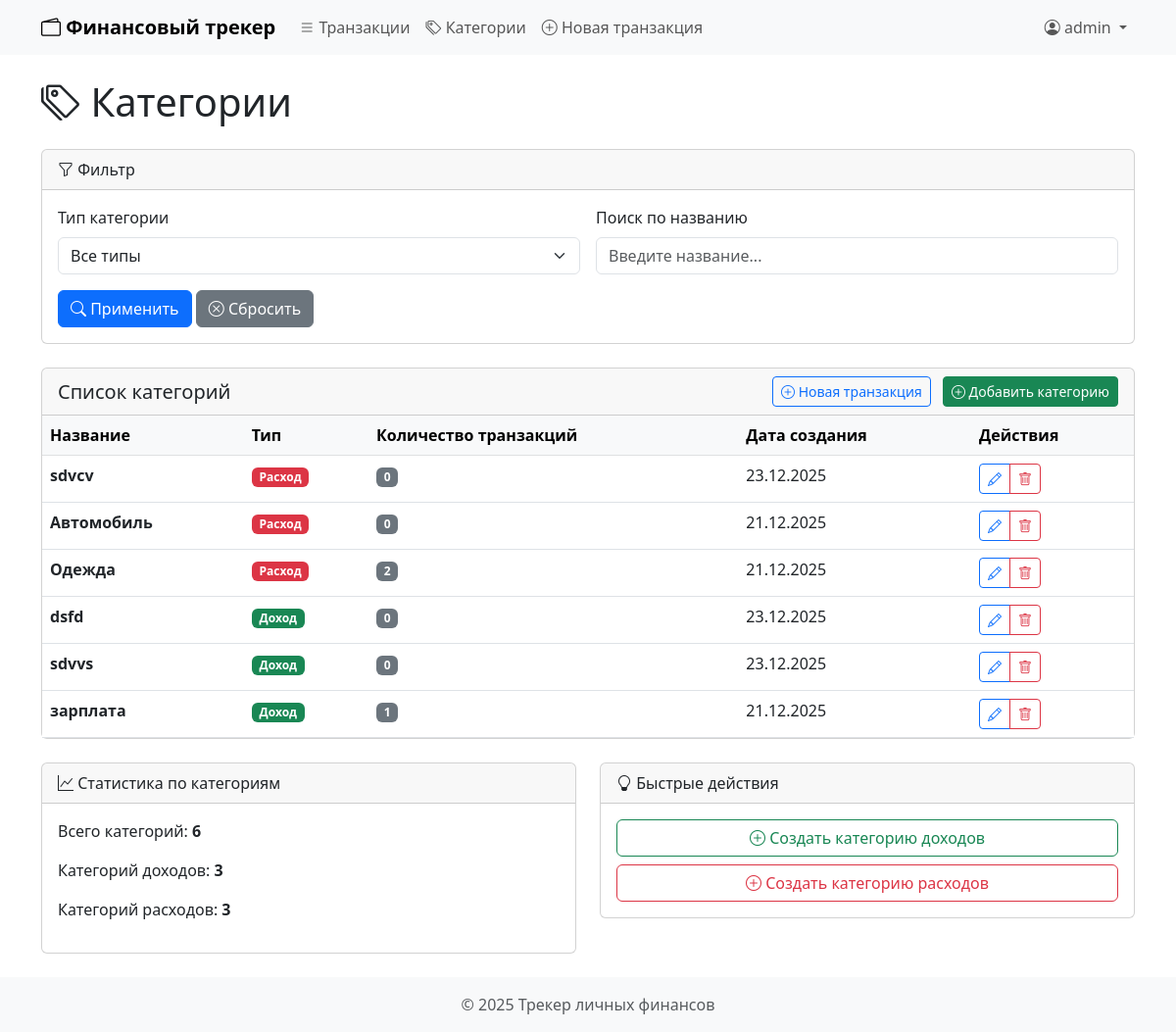
Page /categories/ (signed in) on the committed database.
### categories/models.py (models this page shows, shortened)
class Category(models.Model):
    CATEGORY_TYPES = (
        ('expense', 'Расход'),
        ('income', 'Доход'),
    )
    user = models.ForeignKey(
        settings.AUTH_USER_MODEL,
        on_delete=models.CASCADE,
        verbose_name='Пользователь'
    )
    name = models.CharField(
        max_length=100,
        verbose_name='Название категории'
    )
    type = models.CharField(
        max_length=10,
        choices=CATEGORY_TYPES,
        verbose_name='Тип категории'
    )
    created_at = models.DateTimeField(
        auto_now_add=True,
        verbose_name='Создана'
    )
    updated_at = models.DateTimeField(
        auto_now=True,
        verbose_name='Обновлена'
    )
    class Meta:
        verbose_name = 'Категория'
        verbose_name_plural = 'Категории'
        ordering = ['type', 'name']
        unique_together = ['user', 'name']

### categories/views.py (the view)
# urls.py: path('', views.CategoryListView.as_view(), name='category_list'),
class CategoryListView(LoginRequiredMixin, ListView):
    model = Category
    template_name = 'categories/category_list.html'
    context_object_name = 'categories'
    paginate_by = 20
    def get_queryset(self):
        queryset = Category.objects.filter(user=self.request.user)
        category_type = self.request.GET.get('type')
        if category_type:
            queryset = queryset.filter(type=category_type)
        search = self.request.GET.get('search')
        if search:
            queryset = queryset.filter(name__icontains=search)
        return queryset.order_by('type', 'name')
    def get_context_data(self, **kwargs):
        context = super().get_context_data(**kwargs)
        context['filter_form'] = CategoryFilterForm(self.request.GET or None)
        user_categories = Category.objects.filter(user=self.request.user)
        context['total_categories'] = user_categories.count()
        context['income_categories_count'] = user_categories.filter(type='income').count()
        context['expense_categories_count'] = user_categories.filter(type='expense').count()
        return context

### categories/forms.py
class CategoryFilterForm(forms.Form):
    type = forms.ChoiceField(
        choices=[('', 'Все типы'), ('income', 'Доход'), ('expense', 'Расход')],
        required=False,
        label='Тип категории',
        widget=forms.Select(attrs={'class': 'form-select'})
    )

### templates/categories/category_list.html (shortened to what this page needs)
{% extends 'base.html' %}
{% block content %}
<div class="row">
    <div class="col-md-12">
        <h1 class="mb-4">
            <i class="bi bi-tags"></i> Категории
        </h1>
        <div class="card mb-4">
            <div class="card-header">
                <i class="bi bi-funnel"></i> Фильтр
            </div>
            <div class="card-body">
                <form method="get" class="row g-3">
                    <div class="col-md-6">
                        <label for="id_type" class="form-label">Тип категории</label>
                        <select name="type" id="id_type" class="form-select">
                            {% for value, label in filter_form.fields.type.choices %}
                                <option value="{{ value }}" {% if request.GET.type == value %}selected{% endif %}>
                                    {{ label }}
                                </option>
                            {% endfor %}
                        </select>
                    </div>
                    <div class="col-md-6">
                        <label for="id_search" class="form-label">Поиск по названию</label>
                        <input type="text" name="search" id="id_search" class="form-control"
                               value="{{ request.GET.search }}" placeholder="Введите название...">
                    </div>
                    <div class="col-12">
                        <button type="submit" class="btn btn-primary">
                            <i class="bi bi-search"></i> Применить
                        </button>
                        <a href="{% url 'categories:category_list' %}" class="btn btn-secondary">
                            <i class="bi bi-x-circle"></i> Сбросить
                        </a>
                    </div>
                </form>
            </div>
        </div>
        <div class="card">
            <div class="card-header d-flex justify-content-between align-items-center">
                <h5 class="mb-0">Список категорий</h5>
                <div>
                    <a href="{% url 'transactions:transaction_create' %}" class="btn btn-outline-primary btn-sm me-2">
                        <i class="bi bi-plus-circle"></i> Новая транзакция
                    </a>
                    <a href="{% url 'categories:category_create' %}" class="btn btn-success btn-sm">
                        <i class="bi bi-plus-circle"></i> Добавить категорию
                    </a>
                </div>
            </div>
            <div class="card-body p-0">
                <div class="table-responsive">
                    <table class="table table-hover mb-0">
                        <thead class="table-light">
                            <tr>
                                <th>Название</th>
                                <th>Тип</th>
                                <th>Количество транзакций</th>
                                <th>Дата создания</th>
                                <th>Действия</th>
                            </tr>
                        </thead>
                        <tbody>
                            {% for category in categories %}
                            <tr>
                                <td>
                                    <strong>{{ category.name }}</strong>
                                </td>
                                <td>
                                    <span class="badge {% if category.type == 'income' %}bg-success{% else %}bg-danger{% endif %}">
                                        {{ category.get_type_display }}
                                    </span>
                                </td>
                                <td>
                                    <span class="badge bg-secondary">{{ category.transaction_set.count }}</span>
                                </td>
                                <td>{{ category.created_at|date:"d.m.Y" }}</td>
                                <td>
                                    <div class="btn-group btn-group-sm">
                                        <a href="{% url 'categories:category_update' category.pk %}"
                                           class="btn btn-outline-primary">
                                            <i class="bi bi-pencil"></i>
                                        </a>
                                        <a href="{% url 'categories:category_delete' category.pk %}"
                                           class="btn btn-outline-danger">
                                            <i class="bi bi-trash"></i>
                                        </a>
                                    </div>
                                </td>
                            </tr>
                            {% endfor %}
                        </tbody>
                    </table>
                </div>
            </div>
        </div>
<div class="row mt-4">
    <div class="col-md-6">
        <div class="card">
            <div class="card-header">
                <i class="bi bi-graph-up"></i> Статистика по категориям
            </div>
            <div class="card-body">
                <p>Всего категорий: <strong>{{ total_categories }}</strong></p>
                <p>Категорий доходов: <strong>{{ income_categories_count }}</strong></p>
                <p>Категорий расходов: <strong>{{ expense_categories_count }}</strong></p>
            </div>
        </div>
    </div>
    <div class="col-md-6">
        <div class="card">
            <div class="card-header">
                <i class="bi bi-lightbulb"></i> Быстрые действия
            </div>
            <div class="card-body">
                <div class="d-grid gap-2">
                    <a href="{% url 'categories:category_create' %}?type=income" class="btn btn-outline-success">
                        <i class="bi bi-plus-circle"></i> Создать категорию доходов
                    </a>
                    <a href="{% url 'categories:category_create' %}?type=expense" class="btn btn-outline-danger">
                        <i class="bi bi-plus-circle"></i> Создать категорию расходов
                    </a>
                </div>
            </div>
        </div>
    </div>
</div>
{% endblock %}

### templates/base.html (shortened to what this page needs)
<!DOCTYPE html>
<html lang="ru">
<head>
    <link href="https://cdn.jsdelivr.net/npm/bootstrap@5.3.0-alpha1/dist/css/bootstrap.min.css" rel="stylesheet">
    <link rel="stylesheet" href="https://cdn.jsdelivr.net/npm/bootstrap-icons@1.10.0/font/bootstrap-icons.css">
</head>
<body>
<nav class="navbar navbar-expand-lg navbar-light bg-light">
    <div class="container">
        <a class="navbar-brand" href="{% url 'transactions:transaction_list' %}">
            <i class="bi bi-wallet2"></i> Финансовый трекер
        </a>
        <div class="collapse navbar-collapse" id="navbarNav">
            {% if user.is_authenticated %}
            <ul class="navbar-nav me-auto">
                <li class="nav-item">
                    <a class="nav-link" href="{% url 'transactions:transaction_list' %}">
                        <i class="bi bi-list"></i> Транзакции
                    </a>
                </li>
                <li class="nav-item">
                    <a class="nav-link" href="{% url 'categories:category_list' %}">
                        <i class="bi bi-tags"></i> Категории
                    </a>
                </li>
                <li class="nav-item">
                    <a class="nav-link" href="{% url 'transactions:transaction_create' %}">
                        <i class="bi bi-plus-circle"></i> Новая транзакция
                    </a>
                </li>
            </ul>
            {% endif %}
            <ul class="navbar-nav">
                {% if user.is_authenticated %}
                    <li class="nav-item dropdown">
                        <a class="nav-link dropdown-toggle" href="#" id="userDropdown" role="button" data-bs-toggle="dropdown">
                            <i class="bi bi-person-circle"></i> {{ user.username }}
                        </a>
                    </li>
                {% endif %}
            </ul>
        </div>
    </div>
</nav>
    <main class="container my-4">
        {% block content %}{% endblock %}
    </main>
    <footer class="footer mt-auto">
        <div class="container text-center">
            <span class="text-muted">© {% now "Y" %} Трекер личных финансов</span>
        </div>
    </footer>
</body>
</html>

### templates/base.html (style rules this page uses)
.navbar-brand { font-weight: bold; }
.footer { background-color: #f8f9fa; padding: 1rem 0; margin-top: 2rem; }

### rows in the picture
Category: name "sdvcv", type "Расход", transaction_set.count "0", created_at "23.12.2025"
Category: name "Автомобиль", type "Расход", transaction_set.count "0", created_at "21.12.2025"
Category: name "Одежда", type "Расход", transaction_set.count "2", created_at "21.12.2025"
Category: name "dsfd", type "Доход", transaction_set.count "0", created_at "23.12.2025"
Category: name "sdvvs", type "Доход", transaction_set.count "0", created_at "23.12.2025"
Category: name "зарплата", type "Доход", transaction_set.count "1", created_at "21.12.2025"

### other values in the picture
{{ user.username }} "admin"
{{ total_categories }} "6"
{{ income_categories_count }} "3"
{{ expense_categories_count }} "3"
form field type "Все типы"
